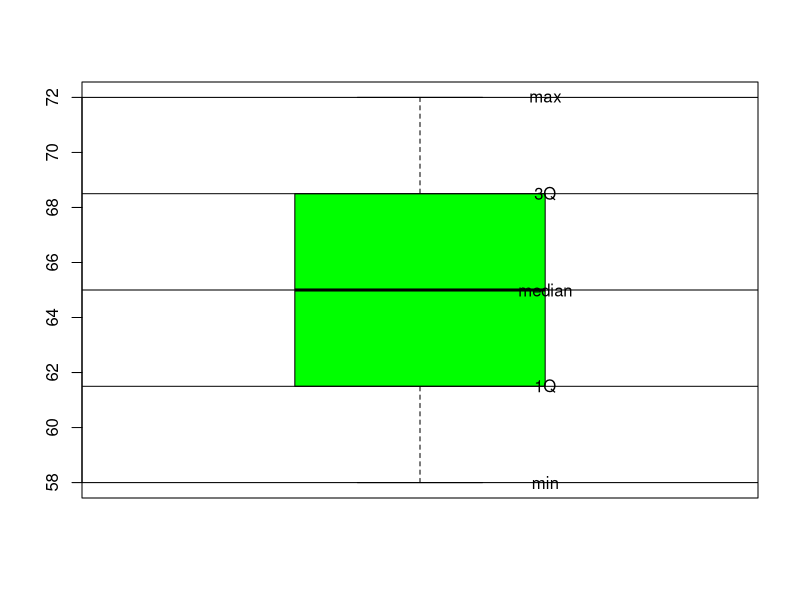

Write the R code that produced this figure.

boxplot(women$height, col='green')
abline(h=quantile(women$height))
text(1+.2, quantile(women$height),labels=c('min', '1Q', 'median', '3Q', 'max'))